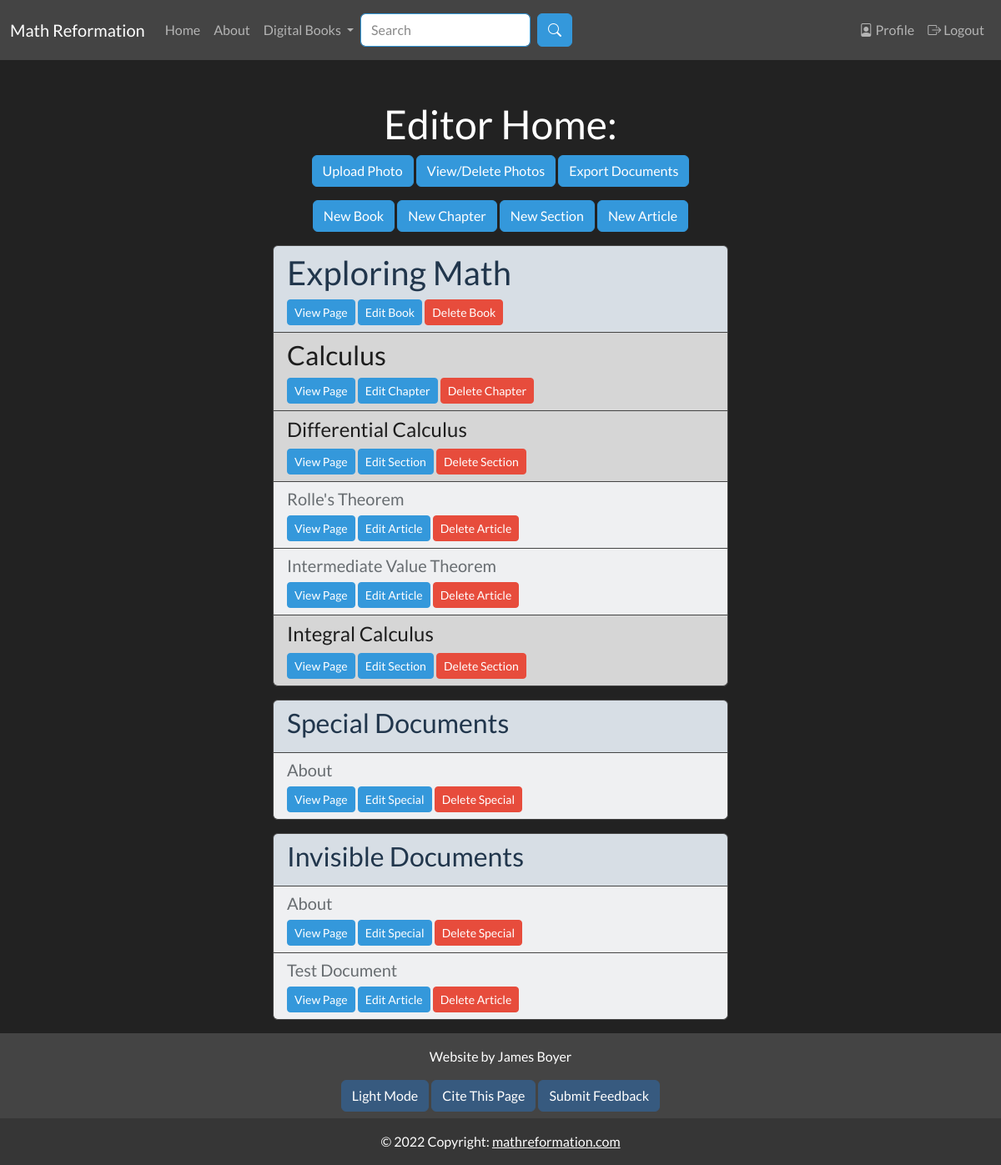
Page /editor_home (signed in) on the committed database.
### app/models.py (models this page shows, shortened)
class SearchableMixin(object):
    @classmethod
    def search(cls, expression, page, per_page):
        ids, scores, total = query_index(cls.__tablename__, expression, page, per_page)
        if total == 0:
            return cls.query.filter_by(id=0), [], 0
        when = []
        for i in range(len(ids)):
            when.append((ids[i], i))
        return cls.query.filter(cls.id.in_(ids)).order_by( db.case(when, value=cls.id)), scores, total

class Document(SearchableMixin, db.Model):
    __tablename__ = "document"
    __searchable__ = ["body_main", "name"]
    id = db.Column(db.Integer, primary_key=True)
    name = db.Column(db.String(50), nullable=False, unique=False)
    path = db.Column(db.String(250), unique=True, nullable=False)
    body_main = db.Column(db.String(), index=True)
    body_draft = db.Column(db.String(), index=True)
    date_added = db.Column(db.DateTime, nullable=False,
        default=datetime.utcnow)
    header = db.Column(db.String(), index=True)
    order = db.Column(db.Integer())
    is_visible = db.Column(db.Boolean())
    document_type = db.Column(db.String(10), index=True)
    user_id = db.Column(db.Integer, db.ForeignKey('user.id'))
    prev_page_id = db.Column(db.Integer(), db.ForeignKey("document.id"))
    next_page = db.relationship("Document", backref=backref("prev_page", remote_side=[id]), uselist=False, foreign_keys=[prev_page_id])
    parent_id = db.Column(db.Integer(), db.ForeignKey("document.id"))
    children = db.relationship("Document", backref=backref("parent", remote_side=[id]), foreign_keys=[parent_id])
    def ordered_children(self):
        print(self.children)
        children = [child for child in self.children if child.is_visible]
        if self.children == []:
            return []
        children_idx = np.array([child.order if child.order != None else 0 for child in children])
        print(children_idx)
        sorted_children_idx = np.argsort(children_idx)
        print(sorted_children_idx)
        return np.array(self.children)[sorted_children_idx]
    def __repr__(self):
        return '<Document ' + self.name + '>'

### app/staff/routes.py (the view)
@bp.route("/editor_home", methods=["GET", "POST"])
@login_required
@editor_permission.require(http_exception=403)
def editor_home():
    add_photo_form = AddPhotoForm()
    if add_photo_form.validate_on_submit():
        filename = photos.save(request.files["photo"], name=add_photo_form.name.data)
        url =  url_for("_uploads.uploaded_file", setname="photos", filename=filename)
        print("Url: ", url)
        flash("Photo uploaded at: " + url)
    files = os.listdir(current_app.config['UPLOADED_PHOTOS_DEST'])
    books = Document.query.filter_by(document_type="book")
    special_documents = Document.query.filter_by(document_type="special")
    invisible_documents = Document.query.filter_by(is_visible=False)
    lost_documents = [doc for doc in Document.query.filter_by(parent=None) if doc.document_type not in ["book", "special"]]
    return render_template('staff/editor_home.html',
                            books=books,
                            special_documents=special_documents,
                            invisible_documents=invisible_documents,
                            lost_documents=lost_documents,
                            add_photo_form=add_photo_form,
                            setname=photos.name,
                            files=files,
                            title="Editor Home")

### app/main/forms.py
class SearchForm(FlaskForm):
    q = StringField("Search", validators=[DataRequired()])
    submit = SubmitField("Search")
    def __init__(self, *args, **kwargs):
        if 'formdata' not in kwargs:
            kwargs['formdata'] = request.args
        if 'csrf_enabled' not in kwargs:
            kwargs['csrf_enabled'] = False
        super(SearchForm, self).__init__(*args, **kwargs)

### app/staff/forms.py
class AddPhotoForm(FlaskForm):
    photo = FileField('Photo')
    name = StringField("Name",validators=[DataRequired()])
    submit = SubmitField('Save')

### MathReformationWebsite.py (called while the page is built)
@app.context_processor
def add_imports():
    return dict(admin_permission=admin_permission, author_permission=author_permission, editor_permission=editor_permission, g=g)

### app/auth/routes.py (called while the page is built)
@login.user_loader
def load_user(id):
    return User.query.get(int(id))

### app/main/routes.py (called while the page is built)
@bp.before_app_request
def before_request():
    g.search_form = SearchForm(meta={'csrf': False})
    if g.search_form.validate():
        print("here")

### app/models.py (called while the page is built)
    def get_task_in_progress(self, name):
        return Task.query.filter_by(name=name, user=self, complete=False).first()

### app/templates/staff/editor_home.html (shortened to what this page needs)
{% extends "base.html" %}
{% from 'macros/form_macros.html' import input, edit_document_button, delete_document_button, view_document_button %}
{% from 'macros/photo_macros.html' import photo_viewer_script, photo_viewer_button, add_photo_button %}
{% block content %}
<h1 class="text-center">Editor Home:</h1>
<div class="text-center">
    {{ add_photo_button(field=add_photo_form) }}
    {{ photo_viewer_button(files, can_delete=True, btn_name="View/Delete Photos") }}
    {% if not current_user.get_task_in_progress('export_document') %}
    <a href="{{ url_for('staff.export') }}" class="btn btn-info" role="button">Export Documents</a>
    {% endif %}
</div>
<div class="mt-3 mb-3 text-center">
    <a href="{{ url_for('staff.new_document', document_type='book', version='main') }}" class="btn btn-info" role="button">New Book</a>
    <a href="{{ url_for('staff.new_document', document_type='chapter', version='main') }}" class="btn btn-info" role="button">New Chapter</a>
    <a href="{{ url_for('staff.new_document', document_type='section', version='main') }}" class="btn btn-info" role="button">New Section</a>
    <a href="{{ url_for('staff.new_document', document_type='article', version='main') }}" class="btn btn-info" role="button">New Article</a>
</div>
{% for book in books %}
<ul class="list-group mt-3 mb-3">
    <li class="list-group-item list-group-item-primary">
        <h2>{{ book.name }}</h2>
        {{ view_document_button(path=book.path, warning=False) }}
        {{ edit_document_button(path=book.path, document_type='book') }}
        {{ delete_document_button(path=book.path, document_type='book') }}
    </li>
    {% for chapter in book.ordered_children() %}
    <li class="list-group-item list-group-item-dark">
        <h3>{{ chapter.name }}</h3>
        {{ view_document_button(path=chapter.path, warning=False) }}
        {{ edit_document_button(path=chapter.path, document_type='chapter') }}
        {{ delete_document_button(path=chapter.path, document_type='chapter') }}
    </li>
    {% for section in chapter.ordered_children() %}
    <li class="list-group-item list-group-item-dark">
        <h4>{{ section.name }}</h4>
        {{ view_document_button(path=section.path, warning=False) }}
        {{ edit_document_button(path=section.path, document_type='section') }}
        {{ delete_document_button(path=section.path, document_type='section') }}
    </li>
    {% for article in section.ordered_children() %}
    <li class="list-group-item list-group-item-light">
        <h5>{{ article.name }}</h5>
        {{ view_document_button(path=article.path, warning=False) }}
        {{ edit_document_button(path=article.path, document_type='article') }}
        {{ delete_document_button(path=article.path, document_type='article') }}
    </li>
    {% endfor %}
    {% endfor %}
    {% endfor %}
</ul>
{% endfor %}
{% if special_documents %}
<ul class="list-group mt-3 mb-3">
    <li class="list-group-item list-group-item-primary">
        <h3>Special Documents</h3>
    </li>
    {% for document in special_documents %}
    <li class="list-group-item list-group-item-light">
        <h5>{{ document.name }}</h5>
        {{ view_document_button(path=document.path, warning=False) }}
        {{ edit_document_button(path=document.path, document_type=document.document_type) }}
        {{ delete_document_button(path=document.path, document_type=document.document_type) }}
    </li>
    {% endfor %}
</ul>
{% endif %}
{% if invisible_documents %}
<ul class="list-group mt-3 mb-3">
    <li class="list-group-item list-group-item-primary">
        <h3>Invisible Documents</h3>
    </li>
    {% for document in invisible_documents %}
    <li class="list-group-item list-group-item-light">
        <h5>{{ document.name }}</h5>
        {{ view_document_button(path=document.path, warning=False) }}
        {{ edit_document_button(path=document.path, document_type=document.document_type) }}
        {{ delete_document_button(path=document.path, document_type=document.document_type) }}
    </li>
    {% endfor %}
</ul>
{% endif %}
{% endblock %}
{% block citation %}
{{ citation_info(page_type="Math Reformation", page_name="Editor Home") }}
{% endblock %}

### app/templates/macros/form_macros.html (shortened to what this page needs)
{% macro edit_document_button(path, document_type) -%}
<a href="{{ url_for('staff.edit_document', document_type=document_type, path=path, version='main') }}" class="btn btn-info btn-sm" role="button">Edit {{ document_type.capitalize() }}</a>
{%- endmacro %}
{% macro delete_document_button(path, document_type) -%}
<a href="{{ url_for('staff.delete_file', item_type=document_type, item_name=path) }}" class="btn btn-sm btn-danger" onclick="return confirm('Are you sure you want to delete this {{ document_type }}?');" role="button">Delete {{ document_type.capitalize() }}</a>
{%- endmacro %}
{% macro view_document_button(path, warning) -%}
<a href="{{ url_for('main.document_page', path=path) }}" class="btn btn-sm btn-info" role="button"  {% if warning %}onclick="return confirm('Make sure to save document first! Please click on OK to continue.');" {% endif %}>View Page</a>
{%- endmacro %}

### rows in the picture
Document: name "Exploring Math", capitalize "Book"
Document: name "Calculus", capitalize "Chapter"
Document: name "Differential Calculus", capitalize "Section"
Document: name "Rolle's Theorem", capitalize "Article"
Document: name "Intermediate Value Theorem", capitalize "Article"
Document: name "Integral Calculus", capitalize "Section"
Document: name "About", capitalize "Special"
Document: name "Test Document", capitalize "Article"

### other values in the picture
{{ btn_name }} "View/Delete Photos"
